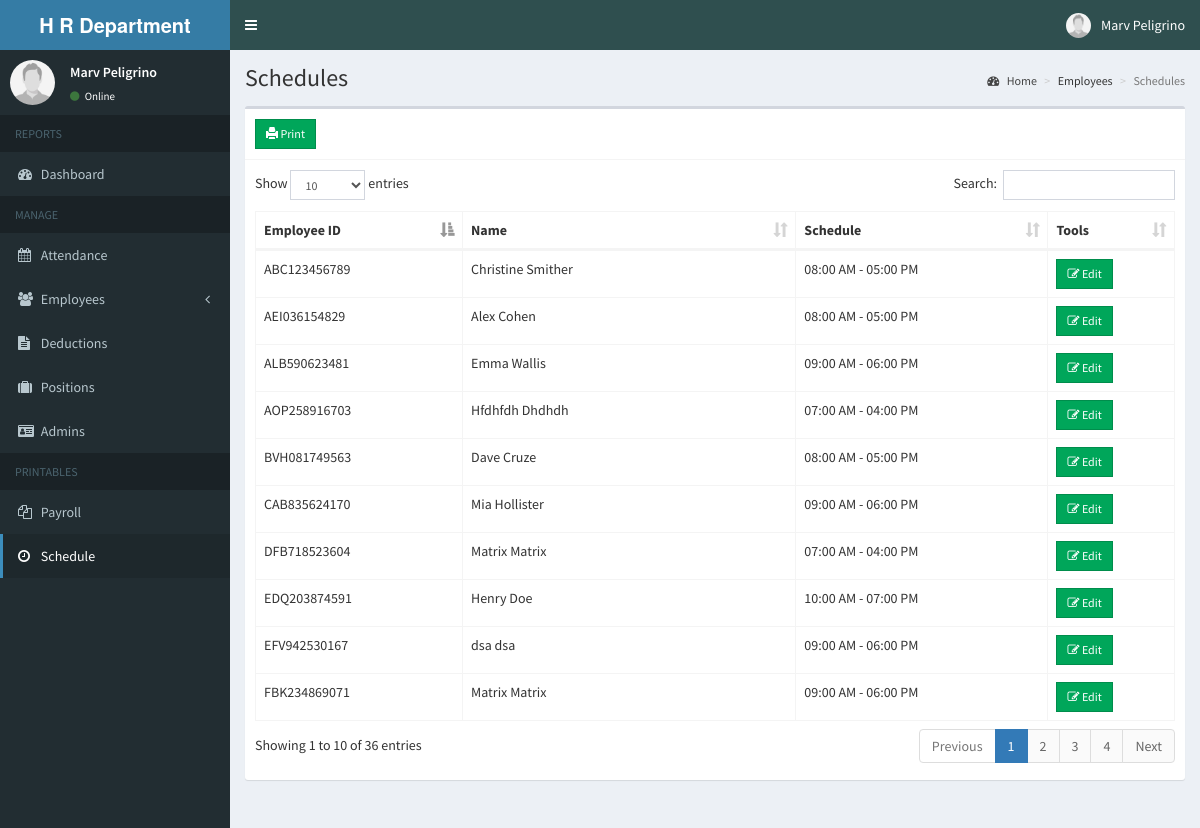
The app's page /admin/schedule_employee.php (signed in) with its own data.
### tables this page shows
CREATE TABLE `employees` (
  `id` int(11) NOT NULL,
  `employee_id` varchar(15) NOT NULL,
  `firstname` varchar(50) NOT NULL,
  `lastname` varchar(50) NOT NULL,
  `middlename` varchar(255) NOT NULL,
  `emailAddress` varchar(255) NOT NULL,
  `address` text NOT NULL,
  `birthdate` date NOT NULL,
  `contact_info` varchar(100) NOT NULL,
  `civil_status` varchar(255) NOT NULL,
  `religion` varchar(255) NOT NULL,
  `citizenship` varchar(255) NOT NULL,
  `gender` varchar(10) NOT NULL,
  `position_id` int(11) NOT NULL,
  `schedule_id` int(11) NOT NULL,
  `photo` varchar(200) NOT NULL,
  `created_on` date NOT NULL
);

CREATE TABLE `schedules` (
  `id` int(11) NOT NULL,
  `time_in` time NOT NULL,
  `time_out` time NOT NULL
);

### admin/includes/session.php (called while the page is built, shortened)
<?php
	include 'includes/conn.php';
	$sql = "SELECT * FROM admin WHERE id = '".$_SESSION['admin']."'";
	$query = $conn->query($sql);
	$user = $query->fetch_assoc();
?>

### admin/schedule_employee.php (the view, shortened to what this page needs)
<?php include 'includes/session.php'; ?>
<?php include 'includes/header.php'; ?>
<body class="hold-transition skin-blue sidebar-mini">
<div class="wrapper">
  <?php include 'includes/navbar.php'; ?>
  <?php include 'includes/menubar.php'; ?>
  <div class="content-wrapper">
    <section class="content-header">
      <h1>
        Schedules
      </h1>
      <ol class="breadcrumb">
        <li><a href="#"><i class="fa fa-dashboard"></i> Home</a></li>
        <li>Employees</li>
        <li class="active">Schedules</li>
      </ol>
    </section>
    <section class="content">
      <div class="row">
        <div class="col-xs-12">
          <div class="box">
            <div class="box-header with-border">
              <a href="schedule_print.php" class="btn btn-success btn-sm btn-flat"><span class="glyphicon glyphicon-print"></span> Print</a>
            </div>
            <div class="box-body">
              <table id="example1" class="table table-bordered">
                <thead>
                  <th>Employee ID</th>
                  <th>Name</th>
                  <th>Schedule</th>
                  <th>Tools</th>
                </thead>
                <tbody>
                  <?php
                    $sql = "SELECT *, employees.id AS empid FROM employees LEFT JOIN schedules ON schedules.id=employees.schedule_id";
                    $query = $conn->query($sql);
                    while($row = $query->fetch_assoc()){
                      echo "
                        <tr>
                          <td>".$row['employee_id']."</td>
                          <td>".$row['firstname'].' '.$row['lastname']."</td>
                          <td>".date('h:i A', strtotime($row['time_in'])).' - '.date('h:i A', strtotime($row['time_out']))."</td>
                          <td>
                            <button class='btn btn-success btn-sm edit btn-flat' data-id='".$row['empid']."'><i class='fa fa-edit'></i> Edit</button>
                          </td>
                        </tr>
                      ";
                    }
                  ?>
                </tbody>
              </table>
            </div>
          </div>
        </div>
      </div>
    </section>
  </div>
</div>
</body>
</html>

### admin/includes/navbar.php (shortened to what this page needs)
<header class="main-header">
    <a href="home.php" class="logo">
      <span class="logo-lg"><b>H</b><b> R Department</b></span>
    </a>
    <nav class="navbar navbar-static-top">
      <a href="#" class="sidebar-toggle" data-toggle="push-menu" role="button">
      </a>
      <div class="navbar-custom-menu">
        <ul class="nav navbar-nav">
          <li class="dropdown user user-menu">
            <a href="#" class="dropdown-toggle" data-toggle="dropdown">
              <img src="<?php echo (!empty($user['photo'])) ? '../images/'.$user['photo'] : '../images/profile.jpg'; ?>" class="user-image" alt="User Image">
              <span class="hidden-xs"><?php echo $user['firstname'].' '.$user['lastname']; ?></span>
            </a>
          </li>
        </ul>
      </div>
    </nav>
  </header>

### admin/includes/menubar.php (shortened to what this page needs)
<aside class="main-sidebar">
  <section class="sidebar">
    <div class="user-panel">
      <div class="pull-left image">
        <img src="<?php echo (!empty($user['photo'])) ? '../images/' . $user['photo'] : '../images/profile.jpg'; ?>" class="img-circle" alt="User Image">
      </div>
      <div class="pull-left info">
        <p><?php echo $user['firstname'] . ' ' . $user['lastname']; ?></p>
        <a><i class="fa fa-circle text-success"></i> Online</a>
      </div>
    </div>
    <ul class="sidebar-menu" data-widget="tree">
      <li class="header">REPORTS</li>
      <li class=""><a href="home.php"><i class="fa fa-dashboard"></i> <span>Dashboard</span></a></li>
      <li class="header">MANAGE</li>
      <li><a href="attendance.php"><i class="fa fa-calendar"></i> <span>Attendance</span></a></li>
      <li class="treeview">
        <a href="#">
          <i class="fa fa-users"></i>
          <span>Employees</span>
          <span class="pull-right-container">
            <i class="fa fa-angle-left pull-right"></i>
          </span>
        </a>
      </li>
      <li><a href="deduction.php"><i class="fa fa-file-text"></i> Deductions</a></li>
      <li><a href="position.php"><i class="fa fa-suitcase"></i> Positions</a></li>
      <li><a href="admin.php"><i class="fa fa-id-card"></i> Admins</a></li>
      <li class="header">PRINTABLES</li>
      <li><a href="payroll.php"><i class="fa fa-files-o"></i> <span>Payroll</span></a></li>
      <li><a href="schedule_employee.php"><i class="fa fa-clock-o"></i> <span>Schedule</span></a></li>
    </ul>
  </section>
</aside>

### records on screen
employees: employee "ABC123456789", firstname "Christine", lastname "Smither", schedule.time_in "08:00 AM", schedule.time_out "05:00 PM"
employees: employee "EDQ203874591", firstname "Henry", lastname "Doe", schedule.time_in "10:00 AM", schedule.time_out "07:00 PM"
employees: employee "ALB590623481", firstname "Emma", lastname "Wallis", schedule.time_in "09:00 AM", schedule.time_out "06:00 PM"
employees: employee "CAB835624170", firstname "Mia", lastname "Hollister", schedule.time_in "09:00 AM", schedule.time_out "06:00 PM"
employees: employee "BVH081749563", firstname "Dave", lastname "Cruze", schedule.time_in "08:00 AM", schedule.time_out "05:00 PM"
employees: employee "AEI036154829", firstname "Alex", lastname "Cohen", schedule.time_in "08:00 AM", schedule.time_out "05:00 PM"
employees: employee "EFV942530167", firstname "dsa", lastname "dsa", schedule.time_in "09:00 AM", schedule.time_out "06:00 PM"
employees: employee "AOP258916703", firstname "Hfdhfdh", lastname "Dhdhdh", schedule.time_in "07:00 AM", schedule.time_out "04:00 PM"
employees: employee "FBK234869071", firstname "Matrix", lastname "Matrix", schedule.time_in "09:00 AM", schedule.time_out "06:00 PM"
employees: employee "DFB718523604", firstname "Matrix", lastname "Matrix", schedule.time_in "07:00 AM", schedule.time_out "04:00 PM"

### other values on screen
$user['firstname'] "Marv"
$user['lastname'] "Peligrino"
